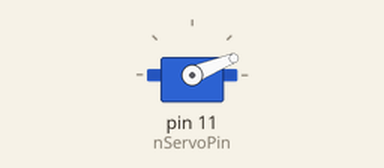
The sketch below on a simulated Arduino Uno, built with avr-gcc and run on an emulated ATmega328P. Shown: servo.

Above: at 1.05 s.
At 2.25 s:
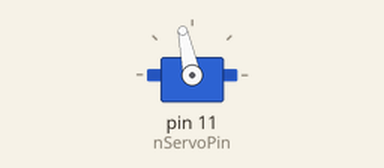
At 3.5 s:
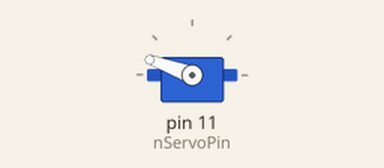
At 5.95 s:
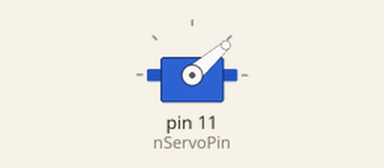
Timing chart, 0 to 9.1 s (numbered marks = the images above):
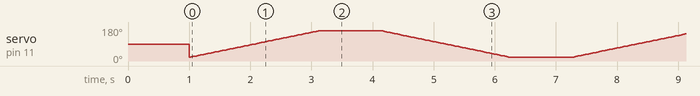

The sketch:

pwm_servo_basic_leo.ino
```cpp
#include <Servo.h>

// assigning the servo pin address
Servo myServo;
int nServoPin = 11;

// setting the min-max angle
int nMin = 20;
int nMax = 160;
int nTrim = (nMin + nMax)/(2);

// initialization
void setup()
{
  // put your setup code here, to run once:
  // setting the servo pwm pin
  myServo.attach(nServoPin);

  // setting the servo trim angle
  myServo.write(nTrim);
  delay(1000);
}

// recursive loop
void loop()
{
  // put your main code here, to run repeatedly:
  // finding the servo min-max angle
  for (int nAngle = nMin; nAngle <= nMax; nAngle++)
  {
    myServo.write(nAngle);
    delay(15);
  }
  delay(1000);
  for (int nAngle = nMax; nAngle >= nMin; nAngle--)
  {
    myServo.write(nAngle);
    delay(15);
  }
  delay(1000);
}
```
